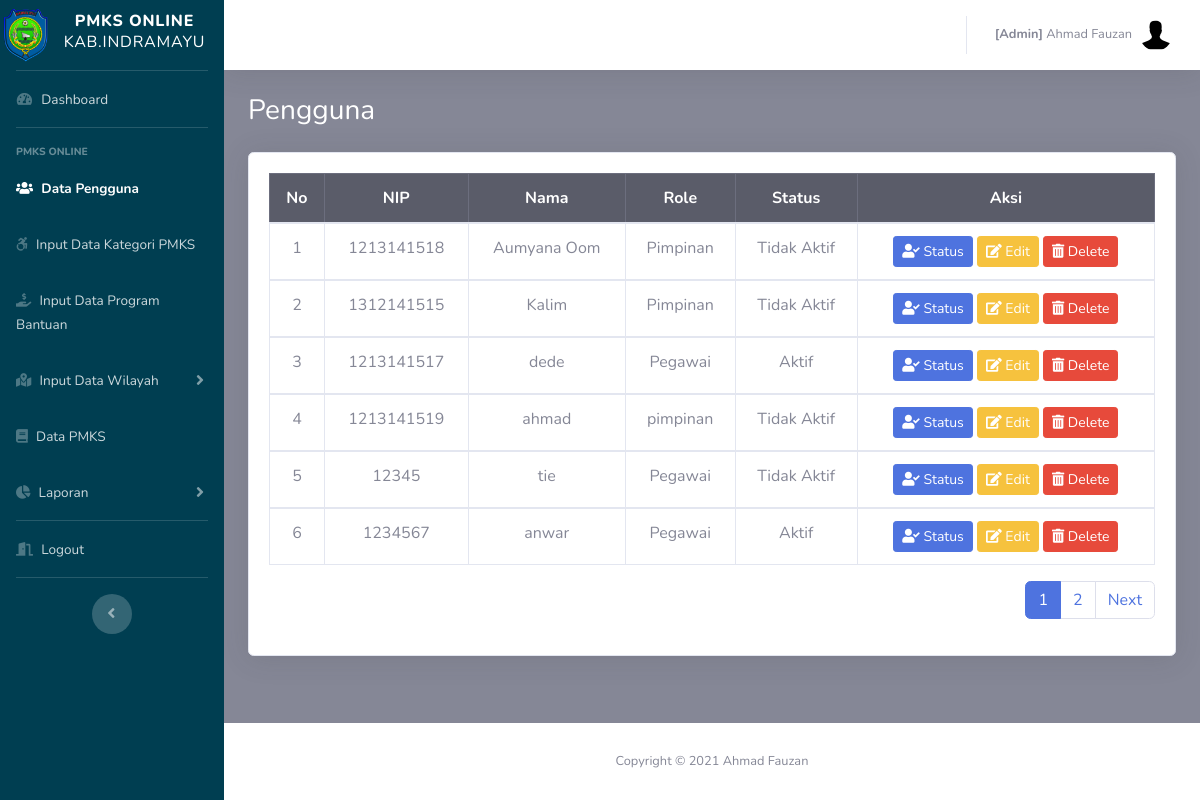
Screenshot of /admin/pegawai.php (signed in) with the database file from the repository.
### tables this page shows
CREATE TABLE `pegawai` (
  `id_pegawai` int(11) NOT NULL,
  `nm_pegawai` varchar(50) NOT NULL,
  `nip` varchar(50) NOT NULL,
  `no_telepon` varchar(50) NOT NULL,
  `alamat` varchar(100) DEFAULT NULL,
  `id_desa` int(10) NOT NULL,
  `username` varchar(50) NOT NULL,
  `password` varchar(255) NOT NULL,
  `role` varchar(10) NOT NULL,
  `status` int(10) NOT NULL,
  `is_delete` int(11) NOT NULL,
  `row_edit` int(11) NOT NULL,
  `time_input` datetime NOT NULL DEFAULT CURRENT_TIMESTAMP
);

### config.php (called while the page is built, shortened)
<?php
	$database = 'pmks';
?>

### functions.php (called while the page is built, shortened)
<?php
function query($query)
{
	include('config.php');
	$result = mysqli_query($koneksi, $query);
	$rows = [];
	while ($row = mysqli_fetch_assoc($result)) {
		$rows[] = $row;
	}
	return $rows;
}

### admin/pegawai.php (the view, shortened to what this page needs)
<?php
include('templetes/sidebar.php');
include('templetes/topbar.php');
require_once "../functions.php";
$jml_DataHalaman = 5;
$jml_responden = count(query("SELECT * FROM pegawai WHERE is_delete=1 ORDER BY id_pegawai"));
$jml_Halaman = ceil($jml_responden / $jml_DataHalaman);
$pageAktif = (isset($_GET["page"]) ) ? $_GET["page"] : 1;
$awaldata = ( $jml_DataHalaman * $pageAktif ) - $jml_DataHalaman;
$pegawai = query("SELECT * FROM pegawai WHERE  is_delete=1 and id_pegawai!=11 ORDER BY id_pegawai");
?>
<div class="container-fluid">
  <h1 class="h3 mb-4 text-judul">Pengguna</h1>
  <div class="card shadow mb-2">
    <div class="card-body">
      <div class="table-responsive">
        <table class="table table-bordered" width="100%" cellspacing="0">
          <thead class="table-dark">
            <tr>
              <th class="text-center">No</th>
              <th class="text-center">NIP</th>
              <th class="text-center">Nama</th>
              <th class="text-center">Role</th>
              <th class="text-center">Status</th>
              <th class="text-center">Aksi</th>
            </tr>
          </thead>
          <?php $i=$awaldata + 1; ?>
          <?php foreach ($pegawai as $row) : ?>
            <tbody>
              <tr>
                <td class="text-center"><?= $i; ?></td>
                <td class="text-center"><?= $row['nip']; ?></td>
                <td class="text-center"><?= $row['nm_pegawai']; ?></td>
                <td class="text-center"><?= $row['role']; ?></td>
                <?php
                  if ($row['status'] == '1') {
                    $status = 'Aktif';
                  }else {
                    $status = 'Tidak Aktif';
                  }
                 ?>
                 <td class="text-center"><?= $status ?></td>
                <td class="text-center">
                  <form method="POST">
                    <button type="button" id="status" name="status" class="btn btn-primary btn-sm" data-toggle="modal" data-target="#modalStatus<?= $row['id_pegawai']; ?>">
                      <i class="fas fa-user-check"></i> Status
                    </button>
                      <button type="button" id="edit" name="edit" class="btn btn-warning btn-sm" data-toggle="modal" data-target="#modalEdit<?= $row['id_pegawai']; ?>">
                      <i class="fas fa-edit"></i> Edit</button>
                      <?php
                      if ($row['role'] == 'Admin') {
                        echo"";
                      }else { ?>
                        <button type="submit" name="hapus" class="btn btn-danger btn-sm" onclick="return confirm('yakin hapus <?= $row['nm_pegawai'] ?>?');"><i class="fas fa-trash-alt"></i> Delete</button>
                     <?php  }
                       ?>
                  </form>
                </td>
              </tr>
              <?php $i++; ?>
            <?php endforeach; ?>
            </tbody>
        </table>
        <nav aria-label="Page navigation example">
          <ul class="pagination float-right">
            <?php for ($i=1; $i <= $jml_Halaman; $i++) : ?>
              <?php if ($i == $pageAktif) : ?>
                <li class="page-item active"><a class="page-link" href="?page=<?=$i; ?>"><?=$i; ?></a></li>
                <?php else : ?>
                  <li class="page-item"><a class="page-link" href="?page=<?=$i; ?>"><?=$i; ?></a></li>
                <?php endif; ?>
              <?php endfor; ?>
              <?php if ($pageAktif < $jml_Halaman) : ?>
                <li class="page-item"><a class="page-link" href="?page=<?=$pageAktif+1; ?>">Next</a></li>
              <?php endif; ?>
            </ul>
          </nav>
      </div>
    </div>
  </div>
</div>
</div>
<?php include('templetes/footer.php'); ?>

### admin/templetes/topbar.php (shortened to what this page needs)
<?php
require_once "../functions.php";
$idp = $_SESSION["id_pegawai"];
$pg = query("SELECT * FROM pegawai WHERE is_delete=1 AND id_pegawai = $idp")[0];
?>
          <ul class="navbar-nav ml-auto">
            <li class="nav-item dropdown no-arrow">
              <a class="nav-link dropdown-toggle" href="#" id="userDropdown" role="button" data-toggle="dropdown" aria-haspopup="true" aria-expanded="false">
                <span class="mr-2 d-none d-lg-inline text-gray-600 small"><b>[<?=$pg['role']?>]</b> <?=$pg['nm_pegawai']?></span>
                <img class="img-profile rounded-circle" src="../assets/img/default.jpg">
              </a>
            </li>
          </ul>
        </nav>

### admin/templetes/sidebar.php (style rules this page uses)
.text-judul { color: #ffffff; }

### rows the page displays
pegawai: role "Admin", nm_pegawai "Ahmad Fauzan"
pegawai: nip "1213141518", nm_pegawai "Aumyana Oom", role "Pimpinan", status "Tidak Aktif"
pegawai: nip "1312141515", nm_pegawai "Kalim", role "Pimpinan", status "Tidak Aktif"
pegawai: nip "1213141517", nm_pegawai "dede", role "Pegawai", status "Aktif"
pegawai: nip "1213141519", nm_pegawai "ahmad", role "pimpinan", status "Tidak Aktif"
pegawai: nip "12345", nm_pegawai "tie", role "Pegawai", status "Tidak Aktif"
pegawai: nip "1234567", nm_pegawai "anwar", role "Pegawai", status "Aktif"
